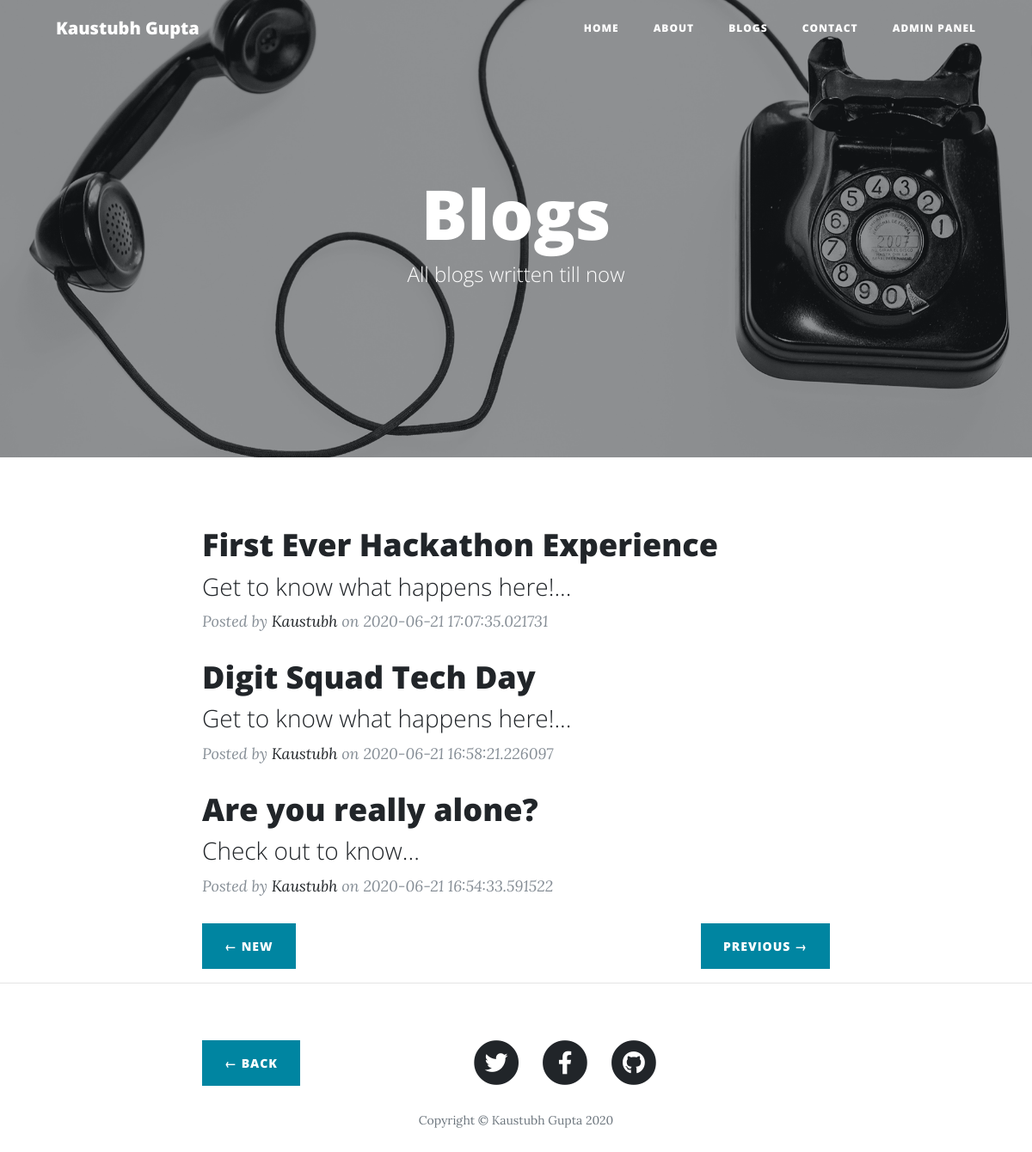
/blogs?page=2, run on the app's committed database.
### mainWeb.py (models this page shows)
class Posts(db.Model):
    serial_no = db.Column(db.Integer, primary_key=True)
    title = db.Column(db.String(50), nullable=False)
    tagline = db.Column(db.String(50), nullable=False)
    slug = db.Column(db.String(50), nullable=False)
    content = db.Column(db.String(9999), nullable=False)
    date = db.Column(db.String(12), nullable=True)
    img_file = db.Column(db.String(30), nullable=True)

### mainWeb.py (the view)
@app.route('/blogs')
def blogs():
    posts = Posts.query.filter_by().all()[::-1]
    last = math.ceil(len(posts)/int(parameter['no_of_post']))
    page = request.args.get('page')
    if (not str(page).isnumeric()):
        page = 1
    page = int(page)
    posts = posts[(page-1)*int(parameter['no_of_post']):(page-1)*int(parameter['no_of_post'])+int(parameter['no_of_post'] )]
    if page == 1:
        prev = "/blogs"
        next = "/blogs?page=" + str(page+1)
    elif page == last:
        prev = "/blogs?page=" + str(page - 1)
        next = "/blogs"
    else:
        prev = "/blogs?page=" + str(page - 1)
        next = "/blogs?page=" + str(page + 1)
    return render_template('blogs.html', par=parameter, posts=posts, next=next, prev=prev)

### templates/blogs.html
{% extends "layout.html" %}
{% block body %}
<header class="masthead" style="background-image: url('{{url_for('static', filename='img/contact-bg.jpg')}}')">
    <div class="overlay"></div>
    <div class="container">
      <div class="row">
        <div class="col-lg-8 col-md-10 mx-auto">
          <div class="page-heading">
            <h1>Blogs</h1>
            <span class="subheading">All blogs written till now</span>
          </div>
        </div>
      </div>
    </div>
  </header>
  <div class="container">
    <div class="row">
      <div class="col-lg-8 col-md-10 mx-auto">
  {% for post in posts %}
        <div class="post-preview">
          <a href="/post/{{post.slug}}">
            <h2 class="post-title">
              {{post.title}}
            </h2>
            <h3 class="post-subtitle">
              {{post.tagline}}...
            </h3>
          </a><p class="post-meta">Posted by
            <a href="/about">Kaustubh</a>
            on {{post.date}}</p>
        </div>
        {% endfor %}
<div class="clearfix">
          <a class="btn btn-primary float-left" href="{{prev}}">&larr; New </a>
          <a class="btn btn-primary float-right" href="{{next}}">Previous &rarr;</a>
        </div>
      </div>
    </div>
  </div>
 {% endblock %}

### data on the page
Posts: title "First Ever Hackathon Experience", tagline "Get to know what happens here!", date "2020-06-21 17:07:35.021731"
Posts: title "Digit Squad Tech Day", tagline "Get to know what happens here!", date "2020-06-21 16:58:21.226097"
Posts: title "Are you really alone?", tagline "Check out to know", date "2020-06-21 16:54:33.591522"
